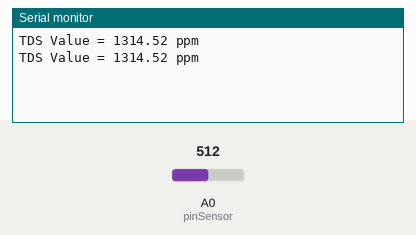
Bench run of a sketch on a simulated Arduino Uno, built with avr-gcc and run on an emulated ATmega328P. Parts: the last lines printed to the serial monitor. The inputs (shaded band) are chosen by the test bench; at power-on: A0 (pinSensor) = 512.

Above: at 1.8 s.
1.9 s: A0 (pinSensor) set to 716
At 2.8 s:
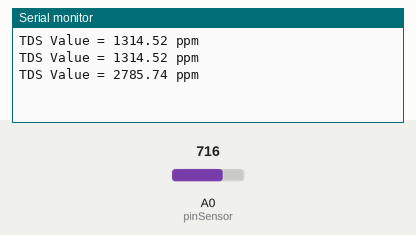
3.4 s: A0 (pinSensor) set to 900
At 4.8 s:
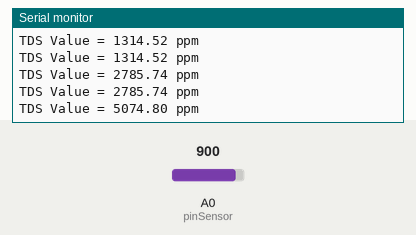
Timing chart, 0 to 6.4 s (numbered marks = the images above; inputs shaded):
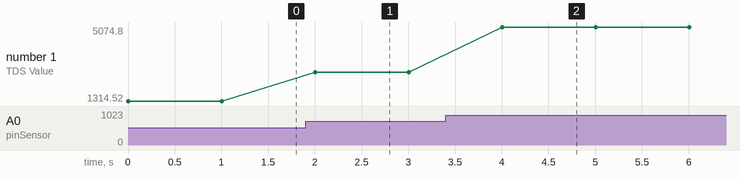

The sketch:

hse11_TDSsensor.ino
```cpp
// любой GPIO пин с поддержкой АЦП
constexpr auto pinSensor = A0;

void setup() {
  // открываем Serial-порт
  Serial.begin(9600);
}

void loop() {
  // считываем данные с датчика влажности почвы
  int valueSensor = analogRead(pinSensor);
  // переводим данные с датчика в напряжение
  float voltageSensor = valueSensor * 5 / 1024.0;
  // конвертируем напряжение в концентрацию
  float tdsSensor = (133.42 * pow(voltageSensor, 3) - 255.86 * pow(voltageSensor, 2) + 857.39 * voltageSensor) * 0.5;
  // выводим данные в Serial-порт
  Serial.print("TDS Value = ");
  Serial.print(tdsSensor);
  Serial.println(" ppm");
  // ждём 100 мс
  delay(1000);
}
```

Measured:
- after the input at 1.9 s, the serial monitor: prints a new line after 0.10 s (image 1)
- after the input at 3.4 s, the serial monitor: prints a new line after 0.61 s (image 2)
- plotted number 1: 1314.52 → 2785.74 after the input at 1.9 s, 2785.74 → 5074.8 after the input at 3.4 s
